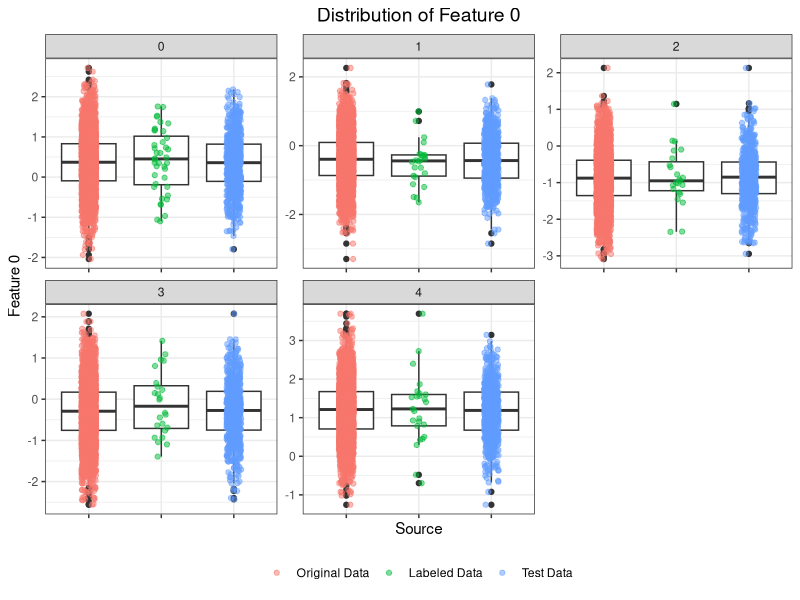
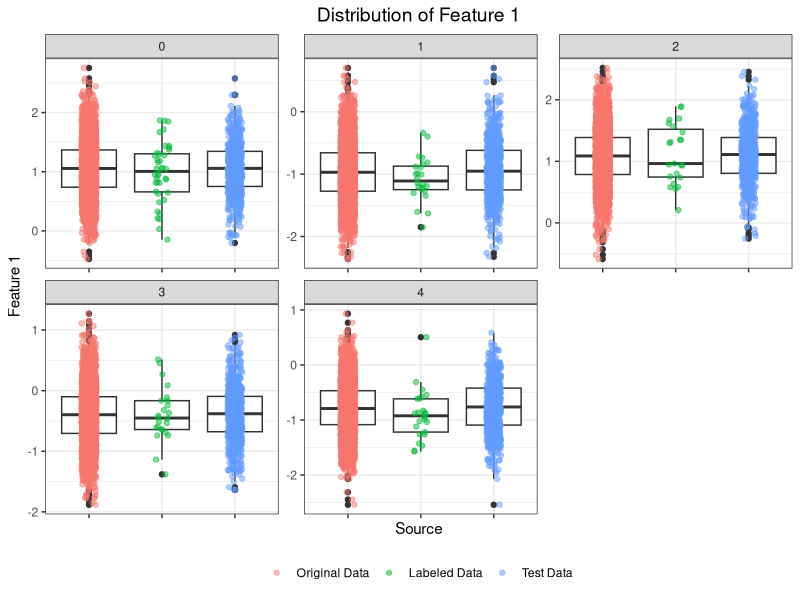
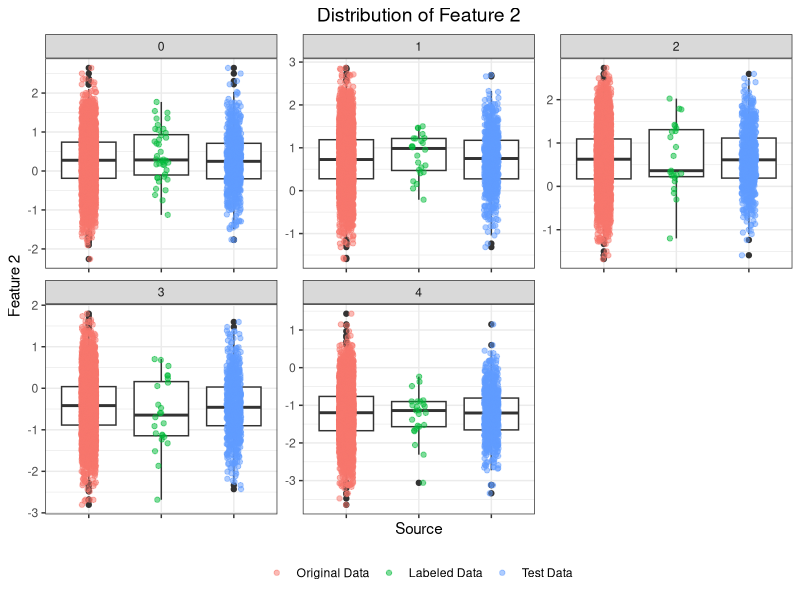
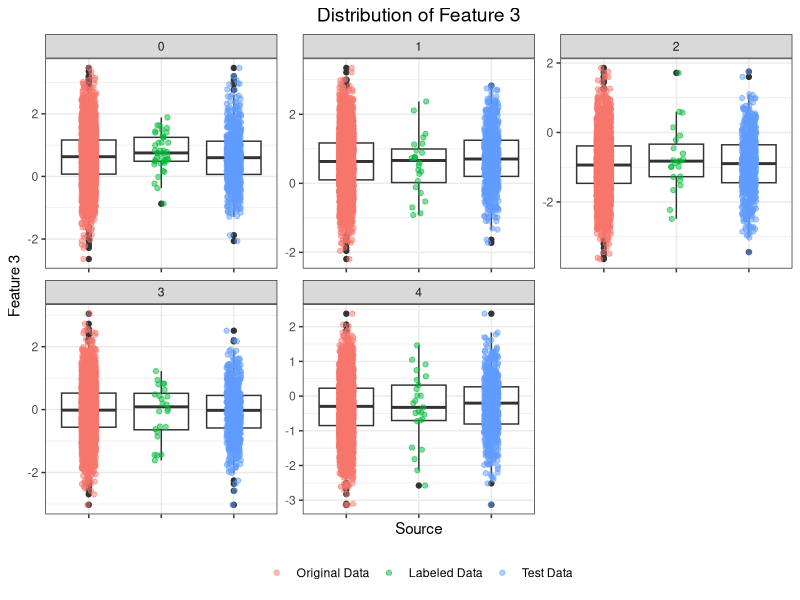
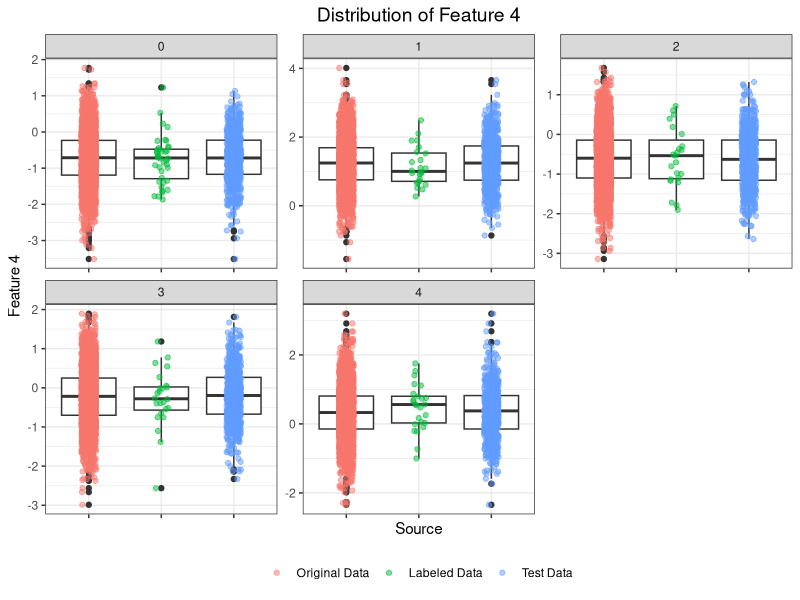
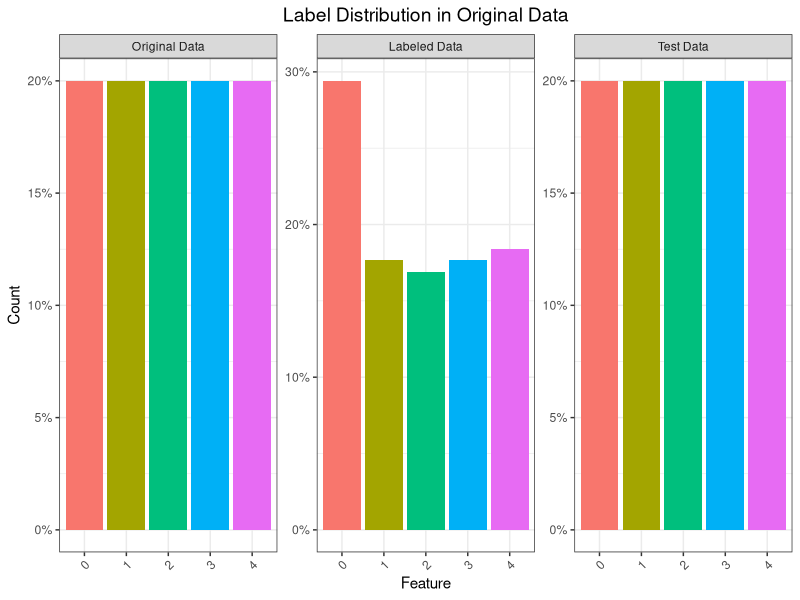
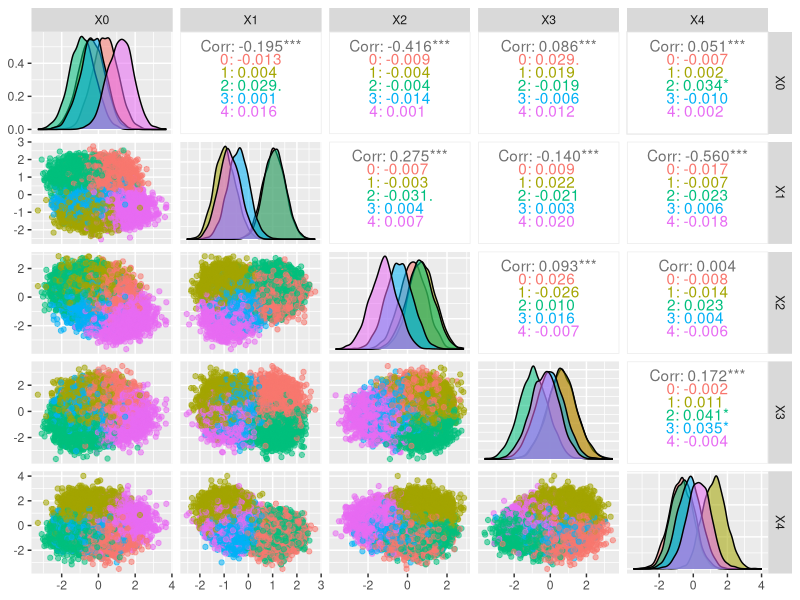
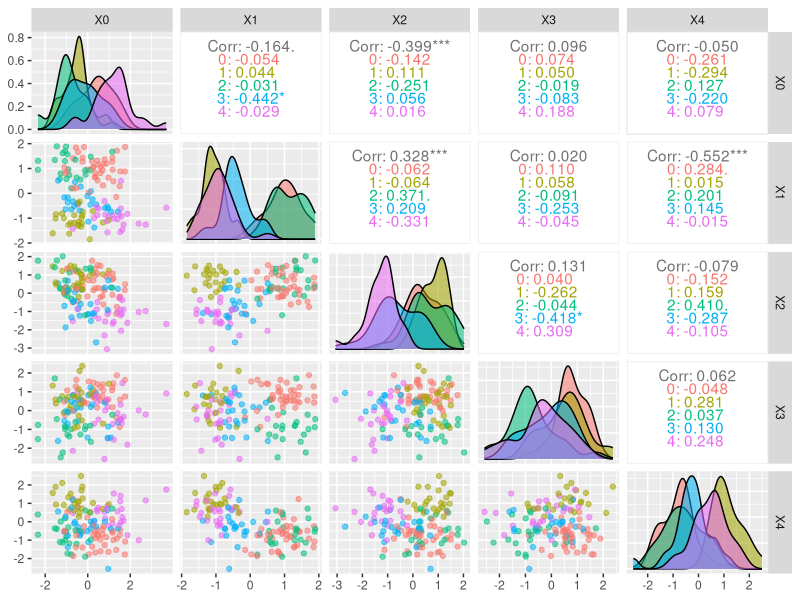

Here is the R script that generated these plots, in order:
## ---- chunk 1
# include your libraries here
# use echo = FALSE if you do not want the Code button to appear
rm(list = ls())
library(tidyverse)
# Library for plotting
library(ggplot2) 
library(gridExtra)
library(ggridges)
library(GGally)
library(kableExtra) # for nicer tables

## ---- chunk 2
# Original data
data_ori = read.csv("../data/df_ori.csv")
data_ori = data_ori %>% 
            mutate(target = as.factor(target)) # Convert target to factor for classification
# Semi Supervised data
data_ss = read.csv("../data/df_X.csv")
data_ss = data_ss %>% 
            mutate(target = as.factor(target)) # Convert target to factor for classification
# Unlabel data
data_label = read.csv("../data/df_unlabel.csv")
data_label = data_label %>% 
            mutate(target = as.factor(target)) # Convert target to factor for classification
# Test data
data_test = read.csv("../data/df_test.csv")
data_test = data_test %>% 
            mutate(target = as.factor(target)) # Convert target to factor for classification
## ---- chunk 3
# Table with the dimensions of all data frames
df_dimensions <-
                data.frame(
                  Data = c("Original Data", "Semi Supervised Data", "Labeled Data", "Test Data"),
                  Rows = c(nrow(data_ori), nrow(data_ss), nrow(data_label), nrow(data_test)),
                  Columns = c(ncol(data_ori), ncol(data_ss), ncol(data_label), ncol(data_test))-1,
                  labeled = c(sum(data_ori$target != '-1'), 
                              sum(data_ss$target != '-1'), 
                              sum(data_label$target != '-1'), 
                              sum(data_test$target != '-1')),
                  unlabeled = c(sum(data_ori$target == '-1'), 
                              sum(data_ss$target == '-1'), 
                              sum(data_label$target == '-1'), 
                              sum(data_test$target == '-1'))
                )

df_dimensions %>%
  kable("html", caption = "Dimensions of the data frames") %>%
  kable_styling("striped", full_width = F) %>%
  column_spec(1, bold = TRUE) %>%
  column_spec(2:5, width = "3cm") %>%
  row_spec(0, bold = TRUE, background = "#D9EDF7") %>%
  row_spec(1:nrow(df_dimensions), background = "#F5F5F5")

## ---- chunk 4
# Descriptive statistics for the original data
ds_ori = data_ori %>% 
          select(-target) %>% 
          summarise(across(everything(),
                           list(mean = mean,
                                sd = sd,
                                min = min,
                                q25 = ~quantile(., 0.25),
                                median = median,
                                q75 = ~quantile(., 0.75),
                                max = max ))) %>%
          mutate(source = "Original Data") 
          
# Descriptive statistics for the semi-supervised data
ds_ss = data_ss %>% 
          select(-target) %>% 
                    summarise(across(everything(),
                           list(
                                mean = mean,
                                sd = sd,
                                min = min,
                                q25 = ~quantile(., 0.25),
                                median = median,
                                q75 = ~quantile(., 0.75),
                                max = max ))) %>%
          mutate(source = "Semi Supervised Data")
# Descriptive statistics for the labeled data in the ss data
ds_label = data_ss %>% 
          filter(target != '-1') %>%
          select(-target) %>% 
                    summarise(across(everything(),
                           list(
                                mean = mean,
                                sd = sd,
                                min = min,
                                q25 = ~quantile(., 0.25),
                                median = median,
                                q75 = ~quantile(., 0.75),
                                max = max ))) %>%
          mutate(source = "Labeled Data")

# Descriptive statistics for the test data
ds_test = data_test %>% 
          select(-target) %>% 
                   summarise(across(everything(),
                           list(mean = mean,
                                sd = sd,
                                min = min,
                                q25 = ~quantile(., 0.25),
                                median = median,
                                q75 = ~quantile(., 0.75),
                                max = max ))) %>%
            mutate(source = "Test Data")

# Union of the tables
ds = bind_rows(ds_ori, ds_ss, ds_label, ds_test)
ds = ds %>% 
      mutate(across(where(is.numeric), ~ round(.,2)))
## ---- chunk 5
# Concatenate all the data frames for plotting
df = data_ori %>% 
  mutate(source = "Original Data") %>% 
  bind_rows(data_ss %>% 
            filter(target == '-1') %>%
            mutate(source = "Unlabeled Data")) %>% 
  bind_rows(data_ss %>% 
            filter(target != '-1') %>%
            mutate(source = "Labeled Data")) %>% 
  bind_rows(data_test %>% 
            mutate(source = "Test Data"))

df$source = factor(df$source, 
                levels = c("Original Data", "Unlabeled Data", "Labeled Data", "Test Data"))

## ---- chunk 6
df %>% 
  filter(source != "Unlabeled Data") %>%
  ggplot(aes(x = source, y = X0)) +
  geom_boxplot() +
  geom_jitter(aes(color = source), alpha = 0.5, width = 0.1) +
  labs(title = "Distribution of Feature 0", x = "Source", y = "Feature 0") +
  theme_bw() +
  facet_wrap(~target, scales = "free") +
  theme(legend.position = "bottom",
        plot.title = element_text(size = 14,hjust = 0.5),
        legend.title = element_blank(),
        axis.text.x =  element_blank())
## ---- chunk 7
df %>% 
  filter(source != "Unlabeled Data") %>%
  ggplot(aes(x = source, y = X1)) +
  geom_boxplot() +
  geom_jitter(aes(color = source), alpha = 0.5, width = 0.1) +
  labs(title = "Distribution of Feature 1", x = "Source", y = "Feature 1") +
  theme_bw() +
  facet_wrap(~target, scales = "free") +
  theme(legend.position = "bottom",
        plot.title = element_text(size = 14,hjust = 0.5),
        legend.title = element_blank(),
        axis.text.x =  element_blank())
## ---- chunk 8
df %>% 
  filter(source != "Unlabeled Data") %>%
  ggplot(aes(x = source, y = X2)) +
  geom_boxplot() +
  geom_jitter(aes(color = source), alpha = 0.5, width = 0.1) +
  labs(title = "Distribution of Feature 2", x = "Source", y = "Feature 2") +
  theme_bw() +
  facet_wrap(~target, scales = "free") +
  theme(legend.position = "bottom",
        plot.title = element_text(size = 14,hjust = 0.5),
        legend.title = element_blank(),
        axis.text.x =  element_blank())
## ---- chunk 9
df %>% 
  filter(source != "Unlabeled Data") %>%
  ggplot(aes(x = source, y = X3)) +
  geom_boxplot() +
  geom_jitter(aes(color = source), alpha = 0.5, width = 0.1) +
  labs(title = "Distribution of Feature 3", x = "Source", y = "Feature 3") +
  theme_bw() +
  facet_wrap(~target, scales = "free") +
  theme(legend.position = "bottom",
        plot.title = element_text(size = 14,hjust = 0.5),
        legend.title = element_blank(),
        axis.text.x =  element_blank())
## ---- chunk 10
df %>% 
  filter(source != "Unlabeled Data") %>%
  ggplot(aes(x = source, y = X4)) +
  geom_boxplot() +
  geom_jitter(aes(color = source), alpha = 0.5, width = 0.1) +
  labs(title = "Distribution of Feature 4", x = "Source", y = "Feature 4") +
  theme_bw() +
  facet_wrap(~target, scales = "free") +
  theme(legend.position = "bottom",
        plot.title = element_text(size = 14,hjust = 0.5),
        legend.title = element_blank(),
        axis.text.x =  element_blank())
## ---- chunk 11
# Label distribution for the original data
df %>% 
  filter(target != '-1') %>%
  group_by(source, target) %>%
  summarise(count = n()) %>%
  ungroup() %>%
  group_by(source) %>%
  mutate(total = sum(count)) %>%
  mutate(prop = count / total * 100) %>%
  ggplot(aes(x = target, y = prop, fill = target)) +
  geom_bar(stat = "identity") +
  scale_y_continuous(labels = scales::percent_format(scale = 1)) +
  labs(title = "Label Distribution in Original Data", x = "Feature", y = "Count") +
  theme_bw() +
  theme(legend.position = "none",
        plot.title = element_text(size = 14,hjust = 0.5),
        axis.text.x = element_text(angle = 45, hjust = 1))+
  facet_wrap(~source, scales = "free") 

## ---- chunk 12
# Original data
data_ori %>% 
        ggpairs(columns = 1:5,
                aes(color = target,  
                alpha = 0.5))
## ---- chunk 13
# Semi Supervised data
#my_colors <- c("blue", "green", "purple", "orange","brown")

# Labeled data
data_ss %>% 
      filter(target != '-1') %>% 
        ggpairs(columns = 1:5,
                aes(color = target, alpha = 0.5)) 
  #scale_fill_manual(values = my_colors) +
  #scale_color_manual(values = my_colors)

## ---- chunk 14
# Unlabeled data
data_ss %>% 
      filter(target == '-1') %>% 
        ggpairs(columns = 1:5, aes(alpha = 0.5)) +
  scale_fill_manual(values = 'black') +
  scale_color_manual(values = 'black')
## ---- chunk 15
# Test data
data_test %>% 
        ggpairs(columns = 1:5,
                aes(color = target,  
                alpha = 0.5))
